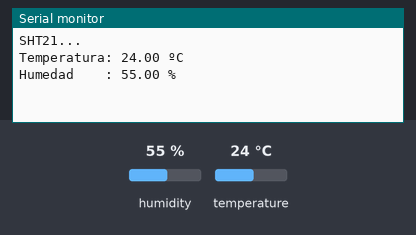
Recording of a program running on a simulated ESP32. Shown: the last lines printed to the serial monitor. Wiring (inferred from the names in the program): HTU21/Si7021 sensor at I2C address 0x40. Inputs (shaded band) come from the test bench; at power-on: humidity 55 %, temperature 24 °C.

Above: at 1.3 s.
1.4 s: humidity set to 22 %
At 3.4 s:
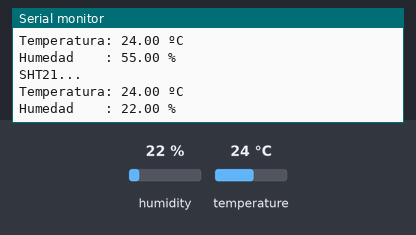
4.3 s: temperature set to 12 °C
At 5.2 s:
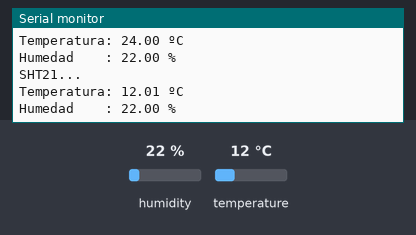
7.2 s: humidity set to 40 %
At 9.8 s:
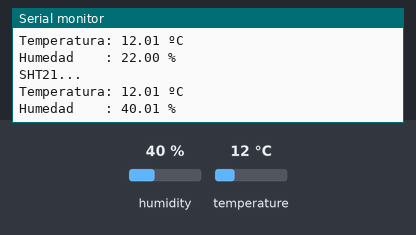
Timing chart, 0 to 11.3 s (numbered marks = the images above; inputs shaded):
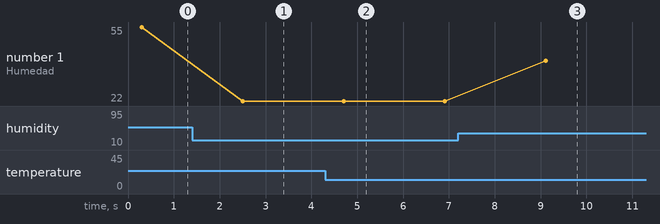

The program:

main.cpp
```cpp
#include <Arduino.h>
#include <Wire.h>
#include "SHT2x.h"

uint16_t address = 0x40;
uint16_t freq = 1000;
// SHT21...
SHT2xClass SHT2x;

float temperature = 0;
float humidity = 0;

void leeSHT21(void);
void testSensores();

void setup() {
  Wire.begin();
  delay(100);
  Serial.begin(115200);  // start serial for output
}


void loop() {
  testSensores();
  delay(2000);

}

void testSensores(){
   // Lectura del sensor SHT21...
  leeSHT21();
  Serial.println("SHT21...");
  Serial.print("Temperatura: ");
  Serial.print(temperature);
  Serial.println(" ºC");
  Serial.print("Humedad    : ");
  Serial.print(humidity);
  Serial.println(" %");
  Serial.println();
}

void leeSHT21(void){
  unsigned long timeOutSensor = 0;
  float t;
  float h;
  boolean temperature_ok = false;
  boolean humidity_ok = false;

  SHT2x.PrepareTemperatureNoHold();
  timeOutSensor = millis();
  do{
    if(SHT2x.GetTemperatureNoHold(&t)){
      temperature_ok = true;
    }
  }while(temperature_ok == false && (millis() - timeOutSensor) < 100L);

  SHT2x.PrepareHumidityNoHold();
  timeOutSensor = millis();
  do{
    if(SHT2x.GetHumidityNoHold(&h)){
      humidity_ok = true;
    }
  }while(humidity_ok == false && (millis() - timeOutSensor) < 100L);

  if(temperature_ok && humidity_ok){
    temperature = t;
    humidity = h;
  }else{
    temperature = 0;
    humidity = 0;
  }
}
```

SHT2x.cpp
```cpp
// (licence header left out)
#include <inttypes.h>
#include <Wire.h>
#include "Arduino.h"
#include "SHT2x.h"

/******************************************************************************
 * Global Functions
 ******************************************************************************/

SHT2xClass::SHT2xClass()
{
	measTempReady = false;
	measHumReady = false;
	measuringTemp = false;
	measuringHum = false;
}

/**********************************************************
 * GetHumidity
 *  Gets the current humidity from the sensor.
 *
 * @return float - The relative humidity in %RH
 **********************************************************/
float SHT2xClass::GetHumidity(void)
{
	return (-6.0 + 125.0 / 65536.0 * (float)(readSensor(eRHumidityHoldCmd)));
}

boolean SHT2xClass::GetHumidityNoHold(float *h)
{
	uint16_t a;

	if (measuringHum == true)
	{
		a = readSensorNoHoldRead();
		if (measHumReady)
		{
			*h = (-6.0 + 125.0 / 65536.0 * (float)(a));
			return (true);
		}
		else
			return (false);
	}
	else
	{
		return (false);
	}
}

/**********************************************************
 * GetTemperature
 *  Gets the current temperature from the sensor.
 *
 * @return float - The temperature in Deg C
 **********************************************************/
float SHT2xClass::GetTemperature(void)
{
	return (-46.85 + 175.72 / 65536.0 * (float)(readSensor(eTempHoldCmd)));
}

boolean SHT2xClass::GetTemperatureNoHold(float *t)
{
	uint16_t a;

	if (measuringTemp == true)
	{
		a = readSensorNoHoldRead();
		if (measTempReady)
		{
			*t = (-46.85 + 175.72 / 65536.0 * (float)(a));
			return (true);
		}
		else
			return (false);
	}
	else
	{
		return (false);
	}
}

/******************************************************************************
 * Private Functions
 ******************************************************************************/

uint16_t SHT2xClass::readSensor(uint8_t command)
{
	uint16_t result;

	Wire.beginTransmission(eSHT2xAddress); // begin
	Wire.write(command);				   // send the pointer location
	Wire.endTransmission();				   // end
	delay(_msecs);						   // Not tested
	Wire.requestFrom(eSHT2xAddress, 3);
	while (Wire.available() < 3)
	{
		; // wait
	}

	// Store the result
	result = ((Wire.read()) << 8);
	result += Wire.read();
	result &= ~0x0003; // clear two low bits (status bits)
	return result;
}

void SHT2xClass::readSensorNoHold(uint8_t command)
{
	uint16_t result;

	Wire.beginTransmission(eSHT2xAddress); // begin
	Wire.write(command);				   // send the pointer location
	Wire.endTransmission();				   // end
	delay(_msecs);                         // delay needed in newers
                                           // arduino-espressif versions
}

uint16_t SHT2xClass::readSensorNoHoldRead(void)
{
	uint16_t result;

	Wire.requestFrom(eSHT2xAddress, 3);
	if (Wire.available() < 3)
		return -1;

	// Store the result
	result = ((Wire.read()) << 8);
	result += Wire.read();
	if (bitRead(result, 1) == 0)
	{
		measTempReady = true;
		measuringTemp = false;
	}
	else
	{
		measHumReady = true;
		measuringHum = false;
	}

	result &= ~0x0003; // clear two low bits (status bits)
	return result;
}

void SHT2xClass::PrepareTemperatureNoHold(void)
{
	measTempReady = false;
	measuringTemp = true;
	readSensorNoHold(eTempNoHoldCmd);
}

void SHT2xClass::PrepareHumidityNoHold(void)
{
	measHumReady = false;
	measuringHum = true;
	readSensorNoHold(eRHumidityNoHoldCmd);
}

void SHT2xClass::setEndTransmissionTime(uint32_t msecs)
{
	_msecs = msecs;
}
```

SHT2x.h
```cpp
// (licence header left out)
#if ARDUINO >= 100
#include "Arduino.h"
#else
#include "WProgram.h"
#endif

#ifndef SHT2X_H
#define SHT2X_H

#include <inttypes.h>

typedef enum
{
  eSHT2xAddress = 0x40,
} HUM_SENSOR_T;

typedef enum
{
  eTempHoldCmd = 0xE3,
  eRHumidityHoldCmd = 0xE5,
  eTempNoHoldCmd = 0xF3,
  eRHumidityNoHoldCmd = 0xF5,
} HUM_MEASUREMENT_CMD_T;

class SHT2xClass
{
private:
  uint16_t readSensor(uint8_t command);
  void readSensorNoHold(uint8_t command);
  uint16_t readSensorNoHoldRead(void);
  boolean measTempReady;
  boolean measHumReady;
  boolean measuringTemp;
  boolean measuringHum;
  uint16_t _msecs = 100;

public:
  SHT2xClass();
  float GetHumidity(void);
  float GetTemperature(void);
  void PrepareTemperatureNoHold(void);
  void PrepareHumidityNoHold(void);
  boolean GetTemperatureNoHold(float *);
  boolean GetHumidityNoHold(float *);
  void setEndTransmissionTime(uint32_t msecs);
};

// extern SHT2xClass SHT2x;

#endif
```

Measured:
- after the input at 1.4 s, the serial monitor: prints a new line after 1.1 s (image 1)
- after the input at 4.3 s, the serial monitor: prints a new line after 0.40 s (image 2)
- after the input at 7.2 s, the serial monitor: prints a new line after 1.9 s (image 3)
- plotted number 1: 55 → 22 after the input at 1.4 s, 22 → 40.01 after the input at 7.2 s
